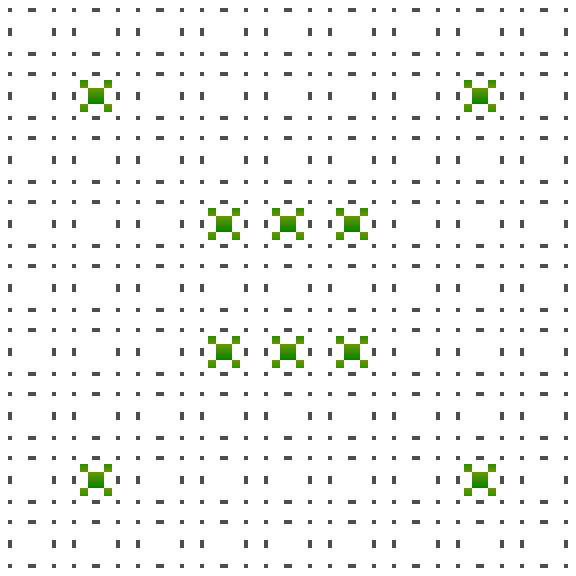

The image is a tile-based game level rendered from a .tmx file. Its description and source (layers, tilesets, objects; grid data summarised) follow:
An orthogonal 9x9 tile map with 64x64 px tiles, 2 tile layers (background, foreground) and 1 object (startpoint).

<map version="1.0" orientation="orthogonal" width="9" height="9" tilewidth="64" tileheight="64">
 <tileset firstgid="1" source="../textures/texturesV1.tsx" />
 <layer name="background" width="9" height="9">
  <data>[81 cells, 81 non-empty, 1 distinct tile ids]</data>
 </layer>
 <layer name="foreground" width="9" height="9">
  <data>[81 cells, 10 non-empty, 1 distinct tile ids]</data>
 </layer>
 <objectgroup name="player" width="9" height="9">
  <object name="startpoint" x="256" y="256" width="64" height="64" />
 </objectgroup>
</map>